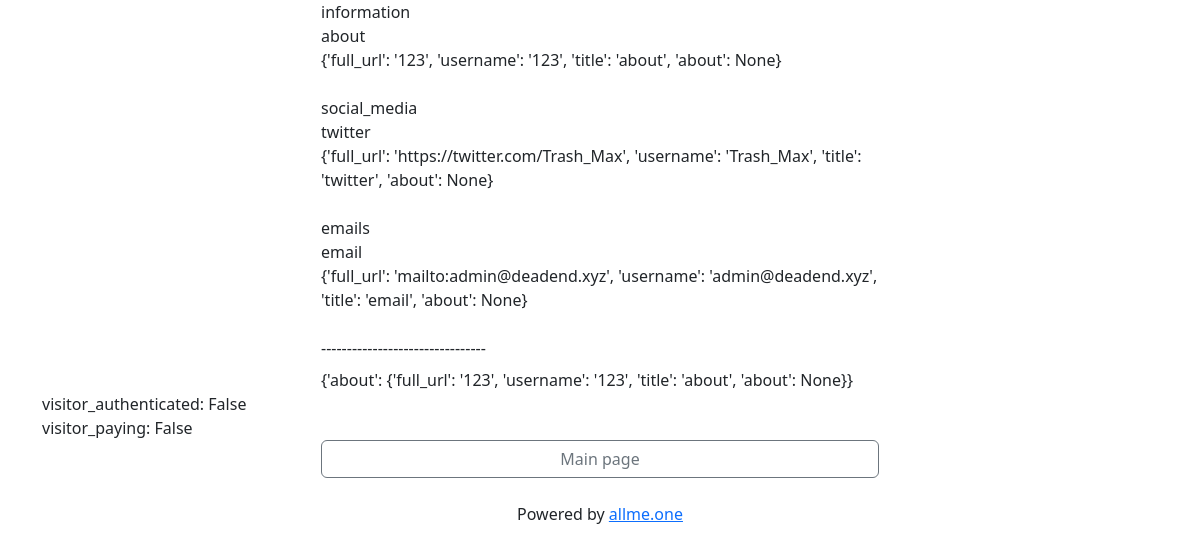
Page /qbdpxafav/ on the committed database.
### app/models/links.py (models this page shows, shortened)
class SocialNetwork():
    id = db.Column(db.Integer, primary_key=True)
    username = db.Column(db.String(160))
    about = db.Column(db.String(32))
    network_name = db.Column(db.String(16))
    description = db.Column(db.String(255))
    def get_title(self):
        return self.network_name

class About(db.Model, SocialNetwork):
    links_id = db.Column(db.Integer, db.ForeignKey('links.id'))

class Twitter(db.Model, SocialNetwork):
    links_id = db.Column(db.Integer, db.ForeignKey('links.id'))

class Email(db.Model, SocialNetwork):
    links_id = db.Column(db.Integer, db.ForeignKey('links.id'))

### app/main/routes.py (the view)
@bp.route('/<unique_link>/')
def short_list_of_links(unique_link):
    links_data = collect_links_data(unique_link)
    if current_user.is_authenticated:
        visitor_authenticated = True
        visitor_paying = current_user.is_paying()
    else:
        visitor_authenticated = False
        visitor_paying = False
    return render_template("links/cards/short.html",
                           links_data=links_data,
                           visitor_authenticated=visitor_authenticated,
                           visitor_paying=visitor_paying,
                           )

### app/templates/links/cards/short.html (shortened to what this page needs)
{% extends "base.html" %}
{% block content %}
<div>
<div class="d-grid gap-2 col-{{ button_size }} mx-auto">
{% for keys, data in links_data.items() %}
  {{ keys }} <br>
  {% for key, link in data.items() %}
  {{ key }} <br> {{ link }} <br>
  {% endfor %}
  <br>
{% endfor %}
--------------------------------
<div>
  {{ links_data['information'] }}
</div>
</div>
<div>
  visitor_authenticated: {{ visitor_authenticated }} <br>
  visitor_paying: {{ visitor_paying }} <br>
  {% include 'bottom_buttons.html' %}
  {% if not visitor_paying %}
    {% include 'bottom_about.html' %}
  {% endif %}
</div>
{% endblock %}

### rows in the picture
About: network_name "about", link "{'full_url': '123', 'username': '123', 'title': 'about', 'about': None}"
Twitter: network_name "twitter", link "{'full_url': 'https://twitter.com/Trash_Max', 'username': 'Trash_Max', 'title': 'twitter', 'about': None}"
Email: network_name "email", link "{'full_url': 'mailto:admin@deadend.xyz', 'username': 'admin@deadend.xyz', 'title': 'email', 'about': None}"

### other values in the picture
{{ keys }} "information" "social_media" "emails"
{{ links_data['information'] }} "{'about': {'full_url': '123', 'username': '123', 'title': 'about', 'about': None}}"
{{ visitor_authenticated }} "False"
{{ visitor_paying }} "False"
